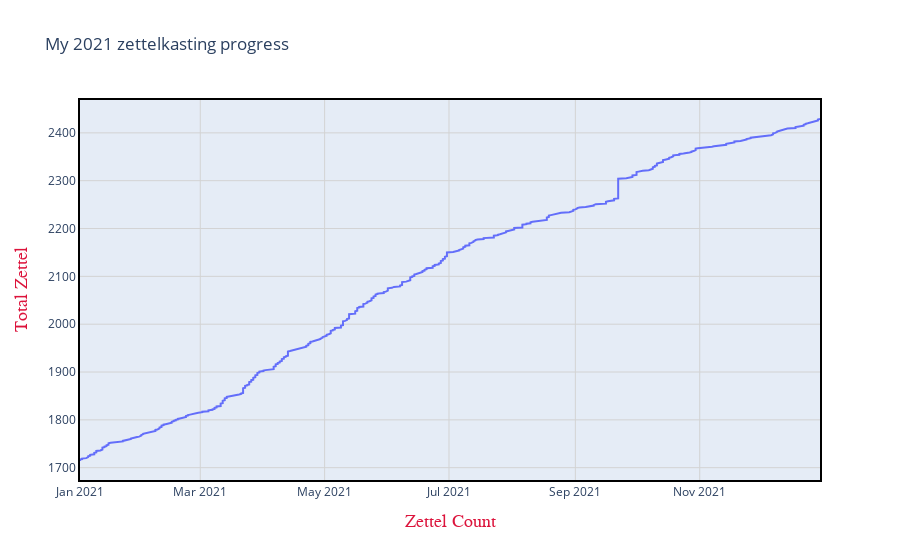

The notebook cell saved with this chart:
### Markdown cell above
## Make Zettel Count Graph

### Code cell
zk = pd.read_csv(csv_file)

zk['date'] = pd.to_datetime(zk['date'], format='%Y%m%d', errors='coerce')

fig = px.line(zk, x=zk['date'], y=zk['tz'], 
              title='My 2021 zettelkasting progress',
              labels=dict(date="Zettel Count", tz="Total Zettel",
              plot_bgcolor='rgb(200,200,200)',
              showlegend=True)
             )
fig.update_xaxes(title_font=dict(size=18, family='Courier', color='crimson'))
fig.update_yaxes(title_font=dict(size=18, family='Courier', color='crimson'))
fig.update_xaxes(showgrid=True, gridwidth=1, gridcolor='LightGrey')
fig.update_yaxes(showgrid=True, gridwidth=1, gridcolor='LightGrey')
fig.update_xaxes(showline=True, linewidth=2, linecolor='black', mirror=True)
fig.update_yaxes(showline=True, linewidth=2, linecolor='black', mirror=True)


fig.show()

### Figure 1 — Plotly figure (JSON) as saved in the notebook; plotly's stock layout.template omitted (floating-point values rounded to 4 significant figures; data arrays with more than 128 entries replaced by an {"elided": "..."} marker saying what was removed)
{"data": [{"hovertemplate": "Zettel Count=%{x}<br>Total Zettel=%{y}<extra></extra>", "legendgroup": "", "line": {"color": "#636efa", "dash": "solid"}, "marker": {"symbol": "circle"}, "mode": "lines", "name": "", "orientation": "v", "showlegend": false, "type": "scatter", "x": {"elided": "716 str values"}, "xaxis": "x", "y": {"elided": "716 int values"}, "yaxis": "y"}], "layout": {"autosize": true, "legend": {"tracegroupgap": 0}, "title": {"text": "My 2021 zettelkasting progress"}, "xaxis": {"anchor": "y", "autorange": true, "domain": [0, 1], "gridcolor": "LightGrey", "gridwidth": 1, "linecolor": "black", "linewidth": 2, "mirror": true, "range": ["2021-01-01", "2021-12-30"], "showgrid": true, "showline": true, "title": {"font": {"color": "crimson", "family": "Courier", "size": 18}, "text": "Zettel Count"}, "type": "date"}, "yaxis": {"anchor": "x", "autorange": true, "domain": [0, 1], "gridcolor": "LightGrey", "gridwidth": 1, "linecolor": "black", "linewidth": 2, "mirror": true, "range": [1674.0, 2469.0], "showgrid": true, "showline": true, "title": {"font": {"color": "crimson", "family": "Courier", "size": 18}, "text": "Total Zettel"}, "type": "linear"}}}
